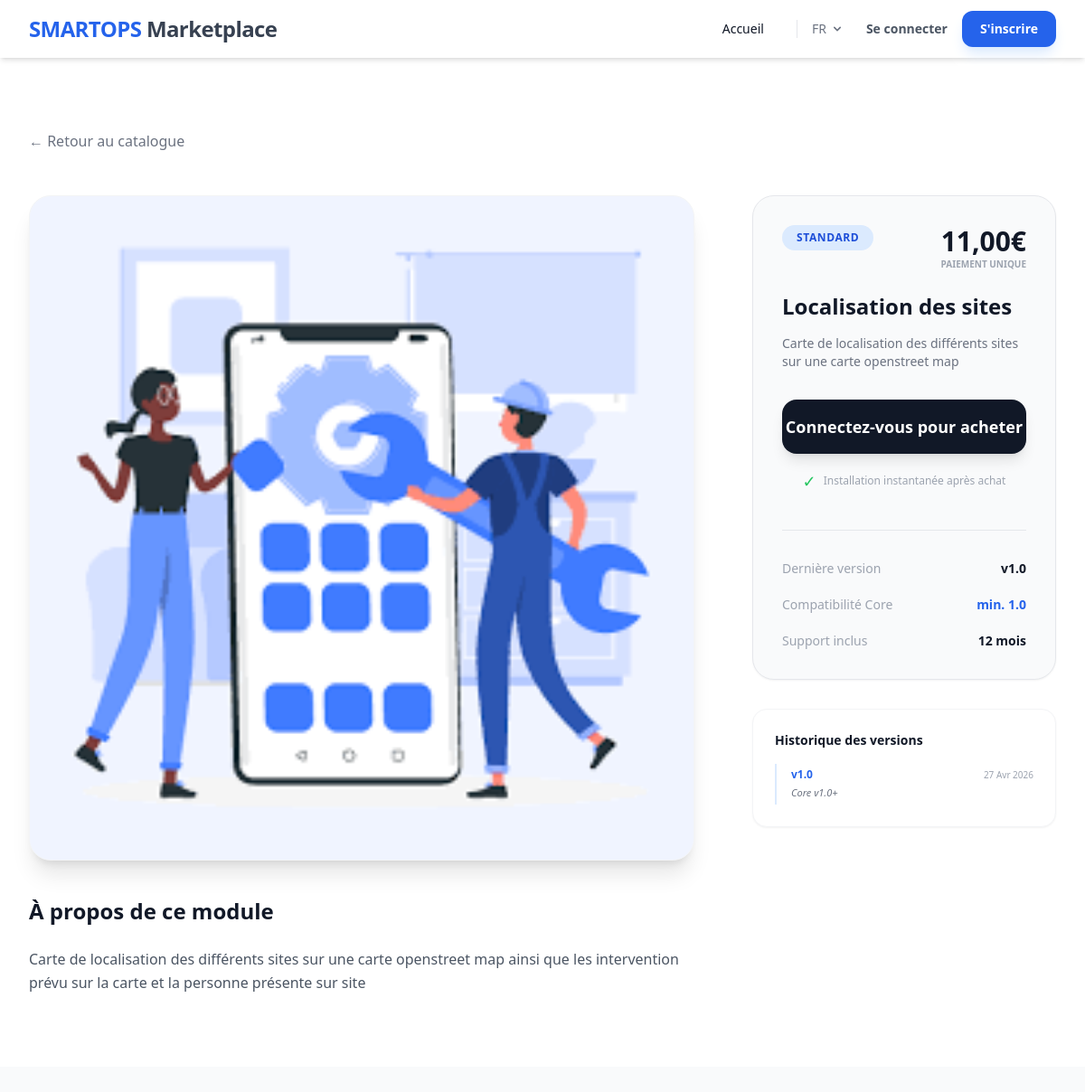
/fr/catalog/localisation-des-sites/, run on the app's committed database.
### catalog/models.py (models this page shows, shortened)
class Module(models.Model):
    name = models.CharField(max_length=255, verbose_name="Nom du module")
    slug = models.SlugField(max_length=255, unique=True, help_text="Slug pour l'URL")
    category = models.ForeignKey(
        Category,
        on_delete=models.SET_NULL,
        null=True,
        related_name="modules",
        verbose_name="Catégorie"
    )
    short_description = models.TextField(
        max_length=500,
        verbose_name="Description courte",
        help_text="Affichée sur les cartes du catalogue."
    )
    description = models.TextField(verbose_name="Description complète")
    featured_image = models.ImageField(
        upload_to='modules/featured/',
        null=True,
        blank=True,
        verbose_name="Image de mise en avant"
    )
    price = models.DecimalField(
        max_digits=10,
        decimal_places=2,
        verbose_name="Prix (Paiement unique)"
    )
    is_active = models.BooleanField(default=True, verbose_name="Actif")
    created_at = models.DateTimeField(auto_now_add=True)
    updated_at = models.DateTimeField(auto_now=True)
    class Meta:
        verbose_name = "Module"
        verbose_name_plural = "Modules"

class Category(models.Model):
    name = models.CharField(max_length=100, verbose_name="Nom")
    slug = models.SlugField(max_length=100, unique=True, help_text="Slug unique pour la catégorie")
    icon = models.CharField(max_length=50, help_text="Emoji ou nom d'icône Lucide", default="📦")
    class Meta:
        verbose_name = "Catégorie"
        verbose_name_plural = "Catégories"

class ModuleVersion(models.Model):
    module = models.ForeignKey(Module, on_delete=models.CASCADE, related_name='versions')
    version_number = models.CharField(max_length=20, verbose_name="N° de version (ex: 1.2.0)")
    release_date = models.DateField(verbose_name="Date de sortie")
    min_core_version = models.ForeignKey(
        CoreVersion,
        on_delete=models.PROTECT,
        related_name="min_compatible_modules",
        verbose_name="Version Core minimale requise"
    )
    max_core_version = models.ForeignKey(
        CoreVersion,
        on_delete=models.SET_NULL,
        null=True,
        blank=True,
        related_name="max_compatible_modules",
        verbose_name="Version Core maximale (Optionnel)",
        help_text="Laissez vide si compatible avec toutes les versions futures."
    )
    changelog = models.TextField(blank=True, verbose_name="Notes de version")
    file = models.FileField(upload_to='modules/packages/', verbose_name="Package (.zip / .tar.gz)")
    class Meta:
        verbose_name = "Version de module"
        verbose_name_plural = "Versions de modules"

class CoreVersion(models.Model):
    version = models.CharField(max_length=20, unique=True, verbose_name="Version du Cœur")
    release_date = models.DateField(auto_now_add=True)
    is_active = models.BooleanField(default=True, verbose_name="Version supportée")
    class Meta:
        verbose_name = "Version Core"
        verbose_name_plural = "Versions Core"
        ordering = ['-version']

### catalog/views.py (the view)
# urls.py: path('<slug:slug>/', views.module_detail, name='module_detail'),
def module_detail(request, slug):
    module = get_object_or_404(Module, slug=slug, is_active=True)
    context = {
        'module': module,
    }
    return render(request, 'catalog/module_detail.html', context)

### core/templatetags/menu_tags.py (called while the page is built)
@register.simple_tag
def get_menu(slug):
    try:
        return Menu.objects.filter(slug=slug).first()
    except Exception:
        return None

### catalog/templates/catalog/module_detail.html (shortened to what this page needs)
{% extends "base.html" %}
{% load static %}
{% block content %}
<section class="py-20 px-8 bg-white">
    <div class="max-w-7xl mx-auto">
        <div class="mb-12">
            <a href="{% url 'catalog:module_list' %}" class="text-gray-500 hover:text-blue-600 font-medium flex items-center gap-2 transition">
                ← Retour au catalogue
            </a>
        </div>
        <div class="grid grid-cols-1 lg:grid-cols-3 gap-16">
            <div class="lg:col-span-2">
                <div class="rounded-3xl overflow-hidden border border-gray-100 shadow-xl mb-10 bg-gray-50">
                    {% if module.featured_image %}
                        <img src="{{ module.featured_image.url }}" alt="{{ module.name }}" class="w-full object-cover">
                    {% else %}
                        <div class="w-full h-96 flex items-center justify-center text-8xl">📦</div>
                    {% endif %}
                </div>
                <div class="prose prose-blue max-w-none">
                    <h2 class="text-2xl font-extrabold mb-6">À propos de ce module</h2>
                    <div class="text-gray-600 leading-relaxed space-y-4">
                        {{ module.description|safe }}
                    </div>
                </div>
            </div>
            <div class="lg:col-span-1">
                <div class="sticky top-24">
                    <div class="bg-gray-50 border border-gray-200 rounded-3xl p-8 shadow-sm">
                        <div class="flex justify-between items-start mb-6">
                            <span class="bg-blue-100 text-blue-700 text-xs font-bold px-4 py-1.5 rounded-full uppercase tracking-wider">
                                {{ module.category.name|default:"PLUGIN" }}
                            </span>
                            <div class="text-right">
                                <div class="text-3xl font-black text-gray-900">{{ module.price|floatformat:2 }}€</div>
                                <div class="text-[10px] text-gray-400 font-bold uppercase">Paiement unique</div>
                            </div>
                        </div>
                        <h1 class="text-2xl font-black mb-4 leading-tight">{{ module.name }}</h1>
                        <p class="text-gray-500 text-sm mb-8">
                            {{ module.short_description }}
                        </p>
                        <div class="space-y-4">
                            {% if user.is_authenticated %}
                                <a href="{% url 'payments:create_checkout_session' module.id %}" class="block text-center w-full py-4 bg-blue-600 text-white rounded-2xl font-black text-lg hover:bg-blue-700 shadow-lg transition transform active:scale-95">
                                    Acheter maintenant
                                </a>
                            {% else %}
                                <a href="{% url 'account_login' %}?next={{ request.path }}" class="block text-center w-full py-4 bg-gray-900 text-white rounded-2xl font-black text-lg hover:bg-black shadow-lg transition transform active:scale-95">
                                    Connectez-vous pour acheter
                                </a>
                            {% endif %}
                            <div class="flex items-center justify-center gap-2 text-xs text-gray-400 font-medium">
                                <span class="text-green-500 text-lg">✓</span> Installation instantanée après achat
                            </div>
                        </div>
                        <div class="mt-10 pt-8 border-t border-gray-200 space-y-5">
                            <div class="flex justify-between text-sm">
                                <span class="text-gray-400 font-medium">Dernière version</span>
                                <span class="font-bold">
                                    {% with latest=module.versions.all.0 %}
                                        v{{ latest.version_number|default:"1.0.0" }}
                                    {% endwith %}
                                </span>
                            </div>
                            <div class="flex justify-between text-sm">
                                <span class="text-gray-400 font-medium">Compatibilité Core</span>
                                <span class="text-blue-600 font-bold">
                                    {% with latest=module.versions.all.0 %}
                                        min. {{ latest.min_core_version.version|default:"2.4" }}
                                    {% endwith %}
                                </span>
                            </div>
                            <div class="flex justify-between text-sm">
                                <span class="text-gray-400 font-medium">Support inclus</span>
                                <span class="font-bold">12 mois</span>
                            </div>
                        </div>
                    </div>
                    <div class="mt-8 bg-white border border-gray-100 rounded-2xl p-6 shadow-sm">
                        <h4 class="font-bold text-sm mb-4">Historique des versions</h4>
                        <div class="space-y-4">
                            {% for version in module.versions.all %}
                            <div class="border-l-2 border-blue-100 pl-4 py-1">
                                <div class="flex items-center justify-between mb-1">
                                    <span class="text-xs font-black text-blue-600">v{{ version.version_number }}</span>
                                    <span class="text-[10px] text-gray-400 font-medium">{{ version.release_date|date:"d M Y" }}</span>
                                </div>
                                <p class="text-[11px] text-gray-500 italic">
                                    Core v{{ version.min_core_version.version }}+
                                </p>
                            </div>
                            {% endfor %}
                        </div>
                    </div>
                </div>
            </div>
        </div>
    </div>
</section>
{% endblock %}

### data on the page
Module: featured_image (picture), description "Carte de localisation des différents sites sur une carte openstreet map ainsi que les intervention prévu sur la carte et la personne présente sur site", category.name "STANDARD", price "11,00", name "Localisation des sites", short_description "Carte de localisation des différents sites sur une carte openstreet map"
ModuleVersion: version_number "1.0", min_core_version.version "1.0", release_date "27 Avr 2026"

### other printed values
{{ request.LANGUAGE_CODE }} "FR"
